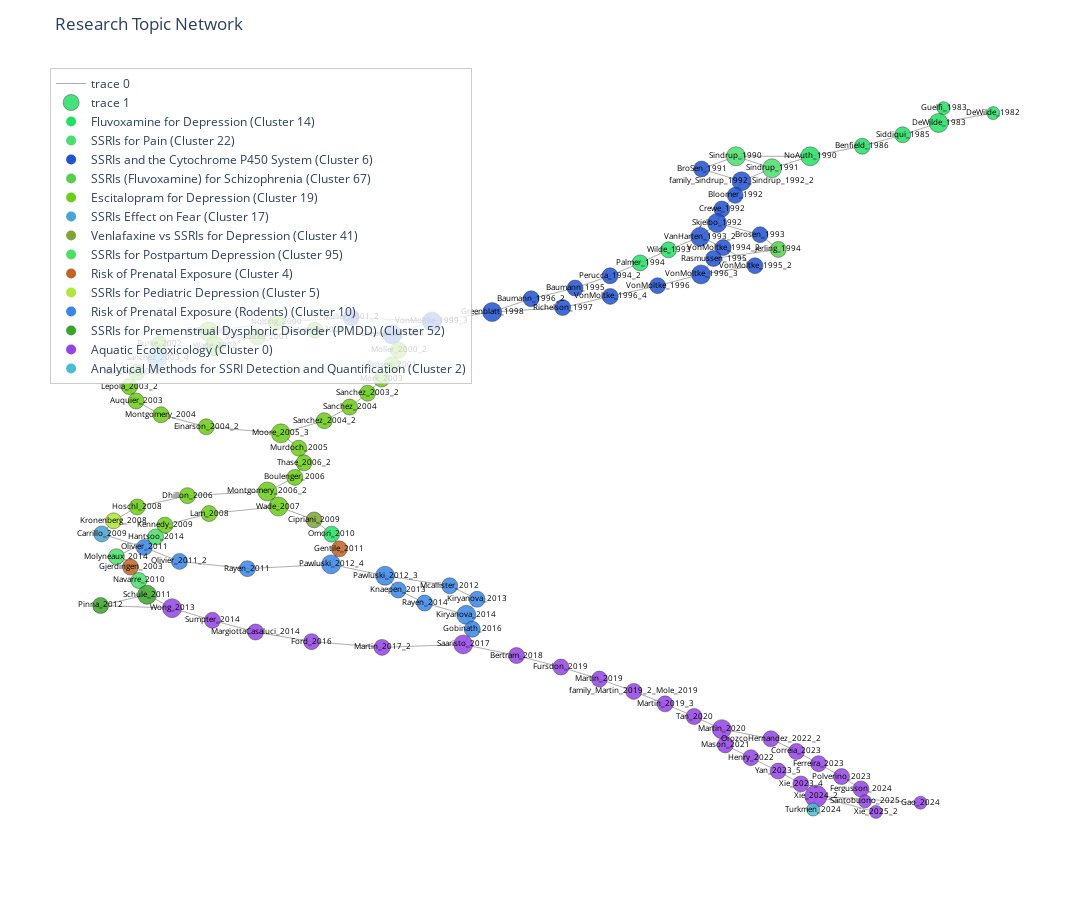
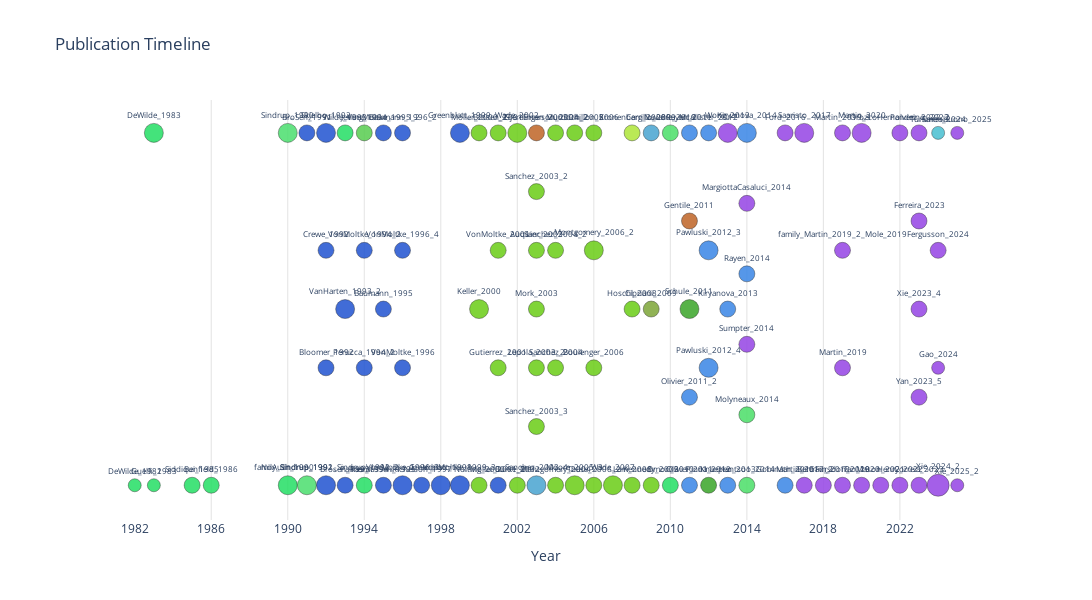

Write notebook code for charts like these, in order.
### Code cell
# 
# # Then create the interactive plot
plotter = MainPathPlotterInteractive(
    Gmp, 
    cluster_col="cluster_alpha0.3_k10_res0.002", 
    label_col="label",
    hover_cols=["title", "cited_by", "year", "first_author"],
    color_attr="color",
    cluster_label_attr="cluster_label"
)

# Show network visualization
plotter.plot_network_on_timeline_interactive(
    return_fig=False, 
    adjust_overlap=True,
    show_legend=True,
    title="Research Topic Network"
)

# Show timeline view
plotter.plot_timeline_view()

# Save visualizations
#plotter.plot_network_on_timeline_interactive(savingpath="network_visualization.html")
#plotter.plot_timeline_view(savingpath="timeline_visualization.html")
